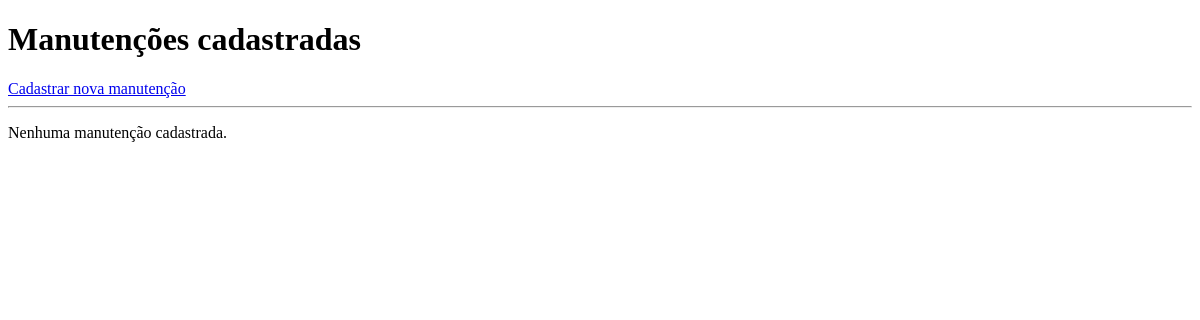
/manutencoes/ (signed in), run on an earlier commit of the app's database.
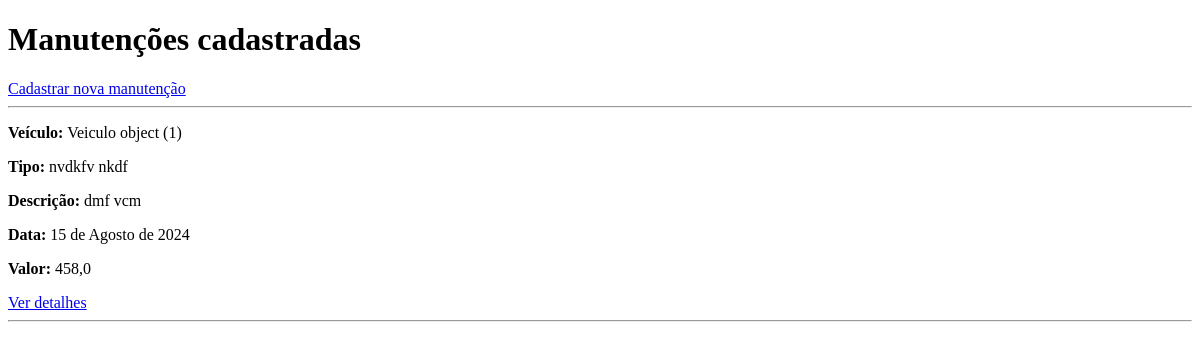
And on a later commit of the database.
### manutencao/models.py (models this page shows)
class Manutencao(models.Model):
    veiculo = models.ForeignKey(
        'veiculo.Veiculo',
        on_delete=models.CASCADE
    )
    tipo = models.CharField(max_length=100)
    descricao = models.CharField(max_length=255)
    data = models.DateField()
    valor = models.FloatField()

### veiculo/models.py (models this page shows)
class Veiculo(models.Model):
    placa = models.CharField(max_length=10)
    modelo = models.CharField(max_length=100)
    marca = models.CharField(max_length=100)
    ano = models.IntegerField()
    quilometragem = models.FloatField()
    status = models.CharField(max_length=50)
    capacidade_carga = models.FloatField()

### manutencao/views.py (the view)
# urls.py: path('', views.manutencao_list, name='manutencao_list'),
@login_required
@permission_required('manutencao.view_manutencao', raise_exception=True)
def manutencao_list(request):
    objetos = Manutencao.objects.all()
    return render(
        request,
        'manutencao/manutencao_list.html',
        {'objetos': objetos}
    )

### manutencao/templates/manutencao/manutencao_list.html (shortened to what this page needs)
<!DOCTYPE html>
<html lang="pt-br">
<head>
</head>
<body>
    <h1>Manutenções cadastradas</h1>
    <a href="{% url 'manutencao_create' %}">Cadastrar nova manutenção</a>
    <hr>
    {% for manutencao in objetos %}
    <div>
        <p><strong>Veículo:</strong> {{ manutencao.veiculo }}</p>
        <p><strong>Tipo:</strong> {{ manutencao.tipo }}</p>
        <p><strong>Descrição:</strong> {{ manutencao.descricao }}</p>
        <p><strong>Data:</strong> {{ manutencao.data }}</p>
        <p><strong>Valor:</strong> {{ manutencao.valor }}</p>
        <a href="{% url 'manutencao_detail' manutencao.pk %}">
            Ver detalhes
        </a>
    </div>
    <hr>
    {% empty %}
    <p>Nenhuma manutenção cadastrada.</p>
    {% endfor %}
</body>
</html>

What changed in the data, as far as the page shows it:
added Manutencao: veiculo "Veiculo object (1)", tipo "nvdkfv nkdf", descricao "dmf vcm", data "15 de Agosto de 2024", valor "458,0"
Also different on the page:
text no longer shown: "Nenhuma manutenção cadastrada."
